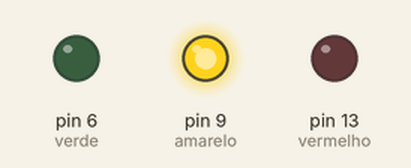
Bench run of a sketch on a simulated Arduino Uno, built with avr-gcc and run on an emulated ATmega328P. On the bench: output pins drawn as LEDs (lit = HIGH).

Above: at 0.2 s.
At 11.0 s:
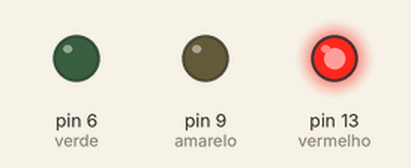
At 21.0 s:
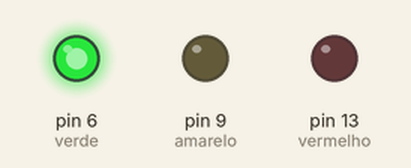
At 31.7 s:
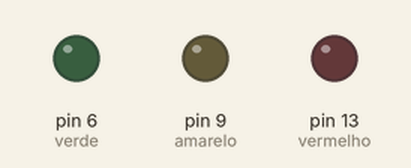
Timing chart, 0 to 33.8 s (numbered marks = the images above):
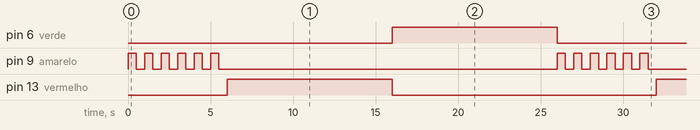

The sketch:

semaforo_amarelo_blink.ino
```cpp
// Semáforo com LED Amarelo Piscando

// Declarando nome e posição dos LED's:
int vermelho = 13;
int amarelo = 9;
int verde = 6;

void setup() {

//Setando os pinos como Saída:
  pinMode(verde, OUTPUT);
  pinMode(amarelo, OUTPUT);
  pinMode(vermelho, OUTPUT);

}

void loop() {

  digitalWrite(vermelho, LOW); // Apaga LED vermelho
  digitalWrite(verde, LOW); // Apaga LED verde

  for(int a = 0; a <= 5; a++){
    digitalWrite(amarelo, HIGH);
    delay(500);
    digitalWrite(amarelo, LOW);
    delay(500);
  } // Faz LED amarelo piscar por um período determinado


  digitalWrite(amarelo, LOW); // Apaga LED amarelo
  digitalWrite(vermelho, HIGH); // Acende LED vermelho
  delay(10000); // Duração

  digitalWrite(vermelho, LOW); // Apaga LED vermelho
  digitalWrite(verde, HIGH); // Acende LED verde
  delay(10000); // Duração
}
```

Measured:
- by itself, pin 6 (verde), pin 13 (vermelho): alternates HIGH for 10.0 s and LOW for 16.0 s
- by itself, pin 9 (amarelo): repeats every 26.0 s: 5 × (LOW 0.50 s, HIGH 0.50 s), LOW 20.5 s, HIGH 0.50 s
- by itself, everything shown: repeats every 26.0 s, in 14 steps
